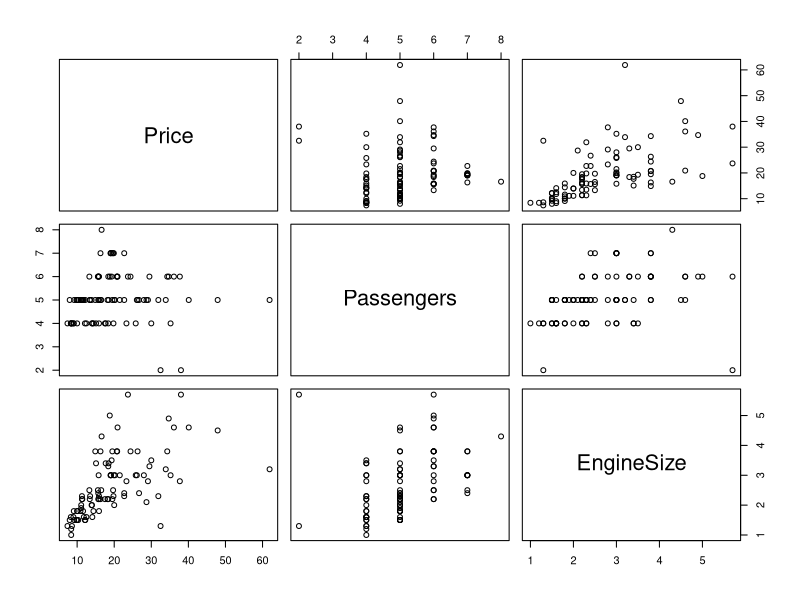
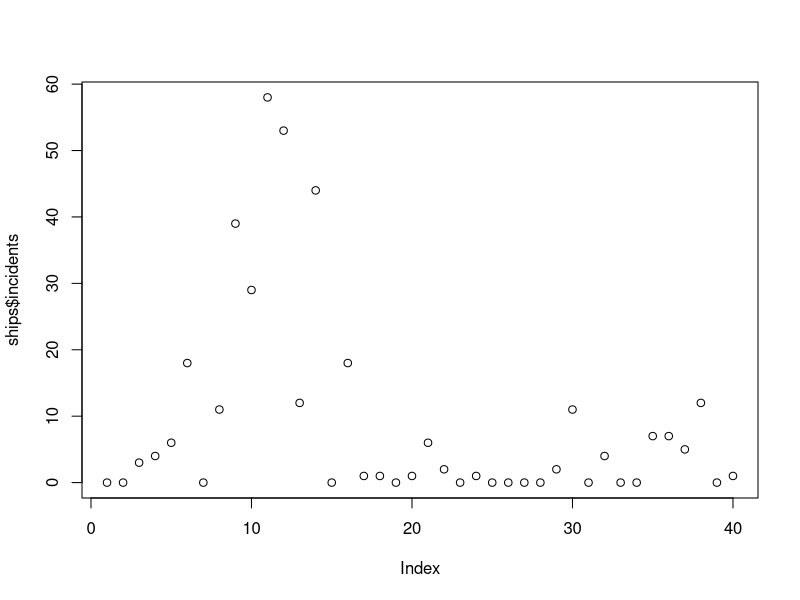
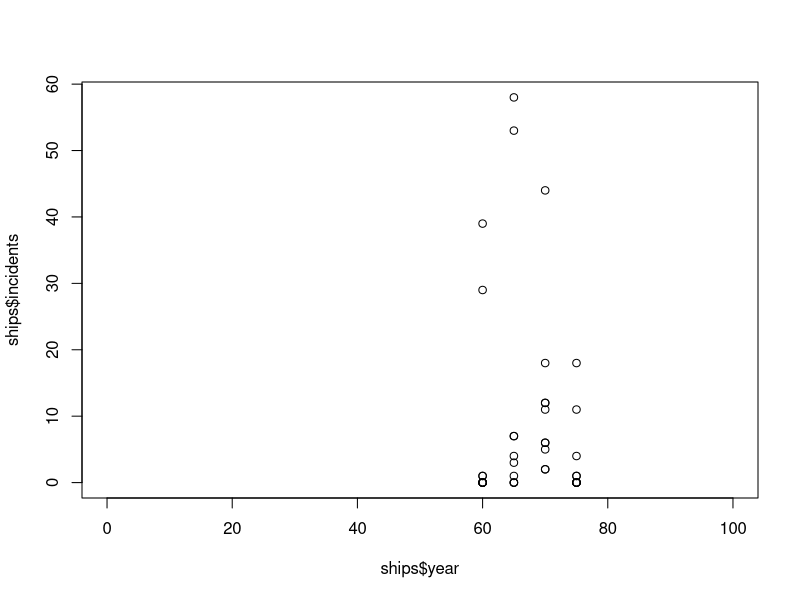
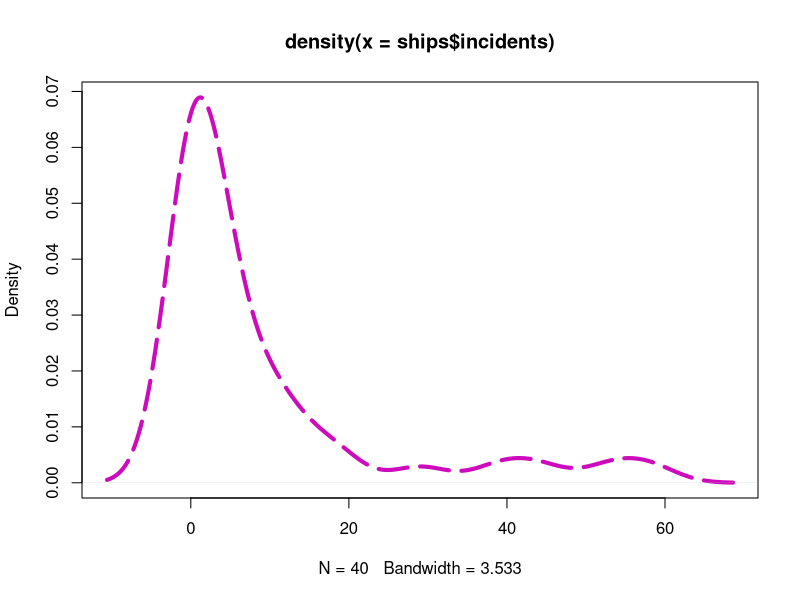
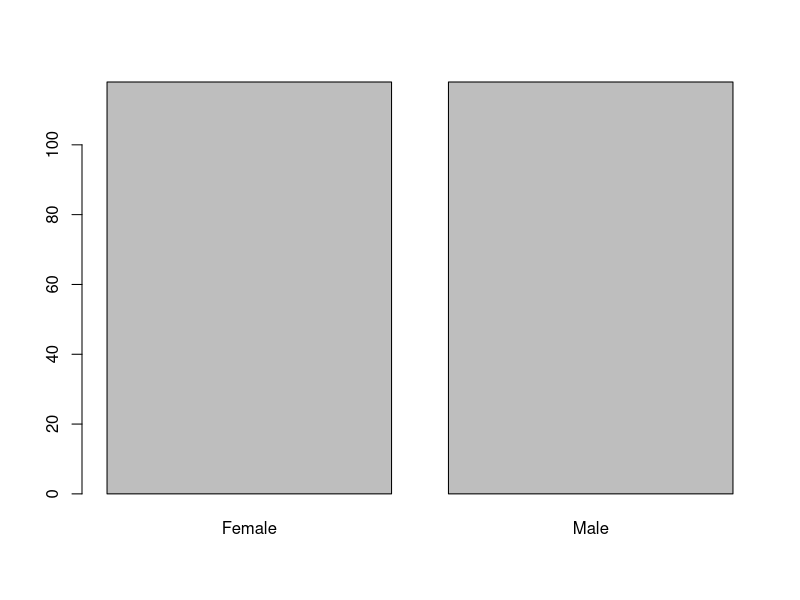
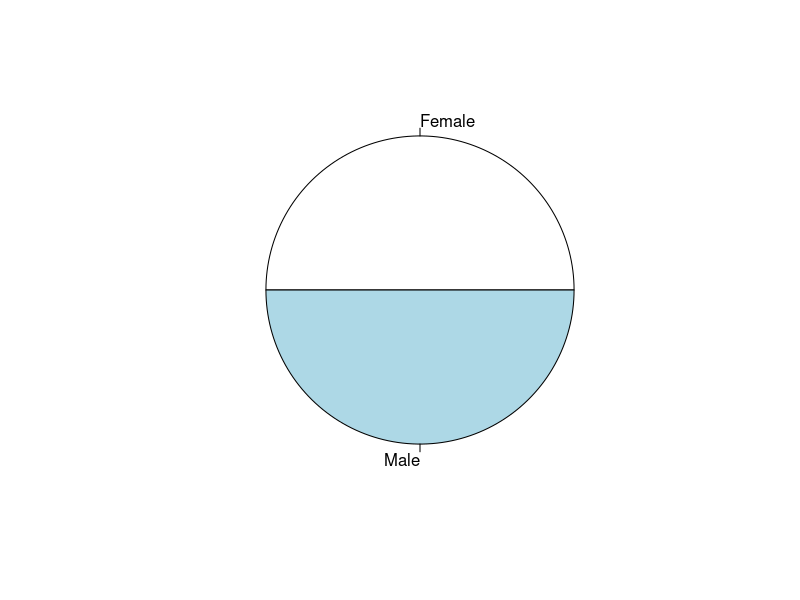
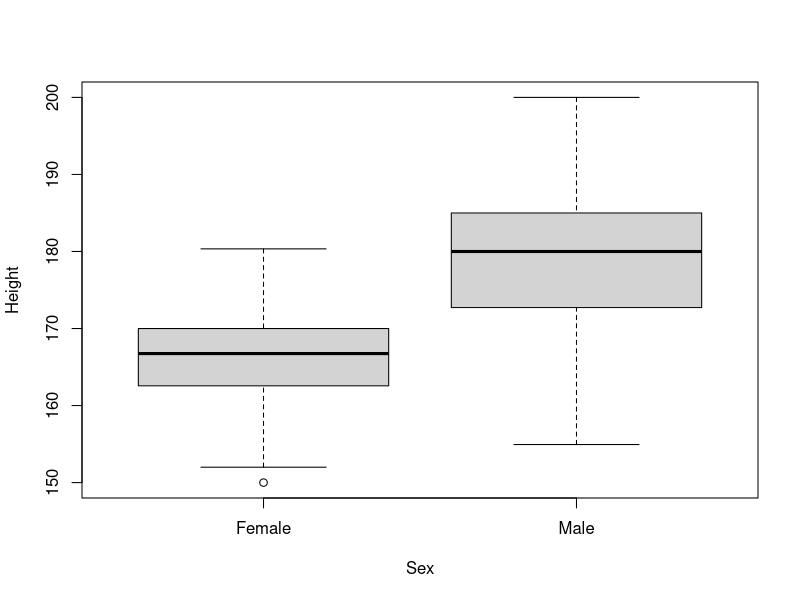
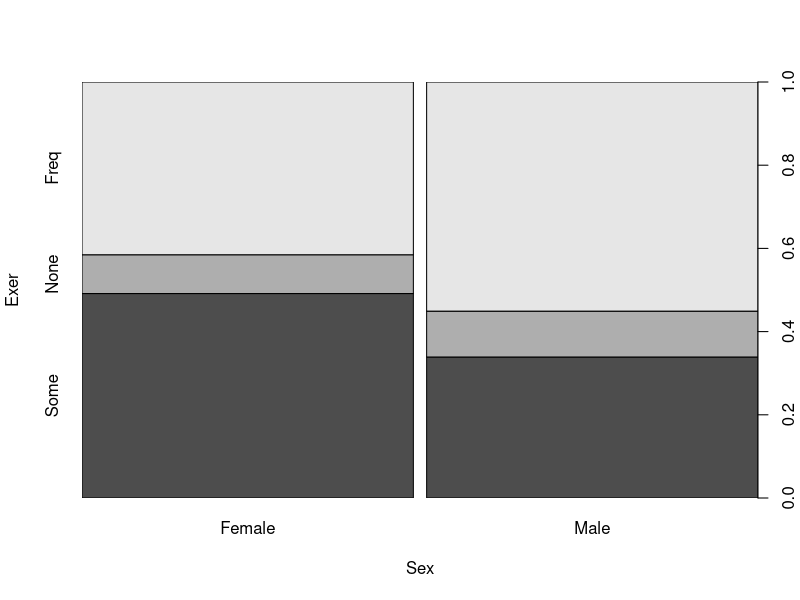

R code for these plots, in order:
## ---- chunk 1
knitr::opts_chunk$set(fig.width=5, fig.height=5, echo=TRUE, warning=FALSE, message=FALSE)
## ---- chunk 2
library(MASS)
## ---- chunk 3

head(Cars93[,c(1:4)], n=5)
## ---- chunk 4

plot(Cars93[,c("Price","Passengers","EngineSize")])

## ---- chunk 5
head(ships, n=7)

## ---- chunk 6

plot(ships$incidents)

plot(ships$incidents~ships$year, xlim=c(0,100))

plot(density(ships$incidents), lwd=4, lty=5, col=22)

## ---- chunk 7

data(survey)

head(survey[,c(1:4)],n=5)

table(survey$Sex,survey$Exer)

table(survey$Sex,factor(survey$Exer,levels=c("None","Some","Freq")))

round(prop.table(table(survey$Sex,factor(survey$Exer,levels=c("None","Some","Freq")))),2)


## ---- chunk 8
str(survey)
## ---- chunk 9
summary(survey)
## ---- chunk 10
plot(survey$Sex)

pie(table(survey$Sex))
## ---- chunk 11
plot(survey[c("Sex","Height")])

plot(survey[c("Sex","Exer")])
## ---- chunk 12

liczba.smoke <- table(survey$Smoke)
barplot(liczba.smoke, col=1:length(liczba.smoke))

plot(survey$Sex,survey$Smoke)

## ---- chunk 13
par(mfrow=c(2,1))

liczba.sex <- table(survey$Sex)
barplot(liczba.sex, col=c(12,13))

liczba.hand <- table(survey$W.Hnd)
barplot(liczba.hand, col=c(14,15))

par(mfrow=c(1,1))

## ---- chunk 14

liczba.tabela <- table(survey$Smoke,survey$Sex)

liczba.tabela

plot(liczba.tabela,col=rainbow(5))
## ---- chunk 15
survey$Smoke.ordered <- factor(survey$Smoke, levels = c("Never", "Occas", "Regul", "Heavy"))

liczba.tabela <- table(survey$Smoke.ordered,survey$Sex)

liczba.tabela

plot(liczba.tabela,col=rainbow(5))
## ---- chunk 16

barplot(liczba.tabela, beside=TRUE, 
        names=names(liczba.tabela),col=rainbow(4))
title ="Palenie tytoniu a płeć"
legend(x="topright", 
      legend=rownames(liczba.tabela), fill=rainbow(4))
## ---- chunk 17
plot(survey$Smoke.ordered~survey$Sex,col=c(20:24),xlab="Sex", ylab="Smoke")

## ---- chunk 18
par(mfrow=c(2,2))
par(mfrow=c(2,2))
liczba.MI <- table(survey$M.I)
barplot(liczba.MI, col=c(12,13))

liczba.Fold <- table(survey$Fold)
barplot(liczba.Fold, col=c(14,15,16))

hist(survey$Pulse, xlab="Puls", main="")
plot(survey$Pulse~survey$Sex, xlab="Płeć", ylab="Puls")

par(mfrow=c(1,1))
## ---- chunk 19
liczba.W.Hnd <- table(survey$W.Hnd)
barplot(liczba.W.Hnd, col=c(12,13))
## ---- chunk 20
liczba.exer <- table(survey$Exer)
pie(liczba.exer, col=c(22,23,24))
## ---- chunk 21
hist(survey$Age, xlab="Wiek", main="", breaks=6, col="green")
## ---- chunk 22
d <- density(survey$Age)
plot(d, col="red", main="")
